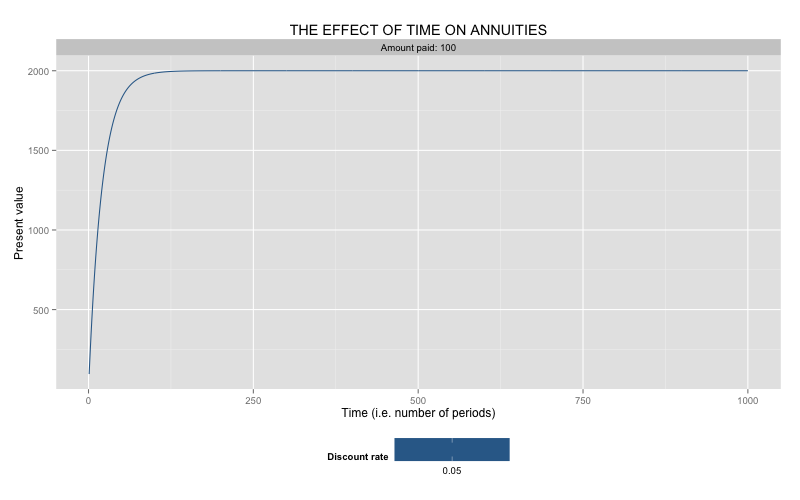

This figure's R source:
# This script uses the annuity functions in order to illustrate with a graph
# how time (i.e. number of periods) make the present value converges towards
# payment / discount rate
  
require(lubridate)
require(ggplot2)

# Builds a data frame with observations for various combinations of 
# discount rate, amount paid and number of periods.
fixed.interest.rate <- c(0.05)
fixed.amount <- c(100)
periods.number <- c(seq(from = 1,
              to = 1000,
              by = 1))
data <- expand.grid(fixed.interest.rate,fixed.amount,periods.number)
colnames(data) <- c("fixed.interest.rate","fixed.amount","periods.number")
data$present.value <- Annuity.PresentValue(data = data)
data$line <- paste0(data$fixed.amount," @ ", data$fixed.interest.rate * 100,"%")
attach(data)

chart <- ggplot(data = data) + 
  facet_grid(. ~ fixed.amount,
             labeller = function(variable,value){
             return (paste0("Amount paid: ",value))
             }) + 
  theme(legend.position = "bottom") +
  xlab("Time (i.e. number of periods)") +
  ylab("Present value") +
  scale_colour_continuous(name = "Discount rate") +
  ggtitle(paste0("THE EFFECT OF TIME ON ANNUITIES")) +
  geom_line(aes(x = periods.number,
                y = present.value, 
                group = line, 
                colour = fixed.interest.rate))

plot(chart) 
